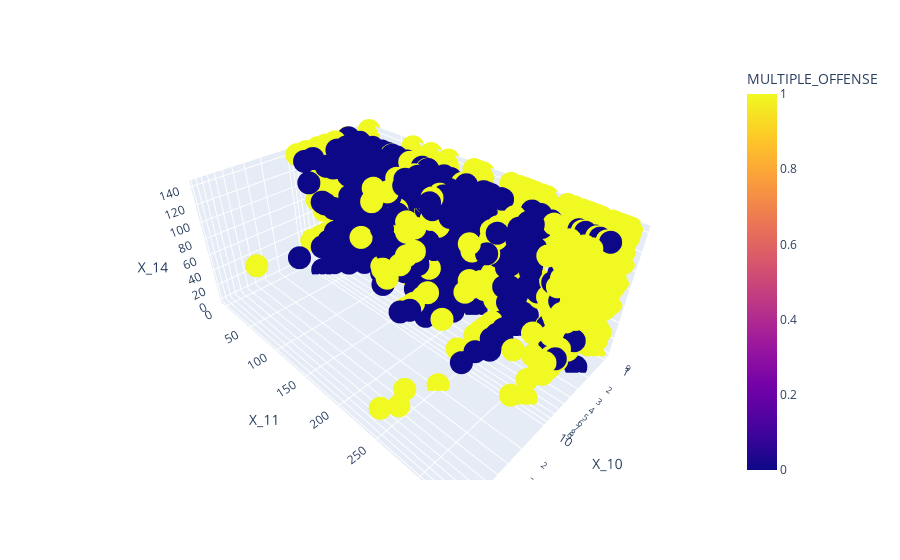

Notebook cell for this chart:
### Code cell
import plotly.express as px
#df = px.data.iris()
fig = px.scatter_3d(train, x='X_10', y='X_11', z='X_14',log_x=True,
    log_y=False,
    log_z=False,color='MULTIPLE_OFFENSE')
fig.show()

### Figure 1 — Plotly figure (JSON) as saved in the notebook; plotly's stock layout.template omitted (floating-point values rounded to 4 significant figures; data arrays with more than 128 entries replaced by an {"elided": "..."} marker saying what was removed)
{"data": [{"hovertemplate": "X_10=%{x}<br>X_11=%{y}<br>X_14=%{z}<br>MULTIPLE_OFFENSE=%{marker.color}<extra></extra>", "legendgroup": "", "marker": {"color": {"elided": "23856 int values"}, "coloraxis": "coloraxis", "symbol": "circle"}, "mode": "markers", "name": "", "scene": "scene", "showlegend": false, "type": "scatter3d", "x": {"elided": "23856 int values"}, "y": {"elided": "23856 int values"}, "z": {"elided": "23856 int values"}}], "layout": {"coloraxis": {"colorbar": {"title": {"text": "MULTIPLE_OFFENSE"}}, "colorscale": [[0, "#0d0887"], [0.1111, "#46039f"], [0.2222, "#7201a8"], [0.3333, "#9c179e"], [0.4444, "#bd3786"], [0.5556, "#d8576b"], [0.6667, "#ed7953"], [0.7778, "#fb9f3a"], [0.8889, "#fdca26"], [1, "#f0f921"]]}, "legend": {"tracegroupgap": 0}, "margin": {"t": 60}, "scene": {"domain": {"x": [0, 1], "y": [0, 1]}, "xaxis": {"title": {"text": "X_10"}, "type": "log"}, "yaxis": {"title": {"text": "X_11"}}, "zaxis": {"title": {"text": "X_14"}}}}}
